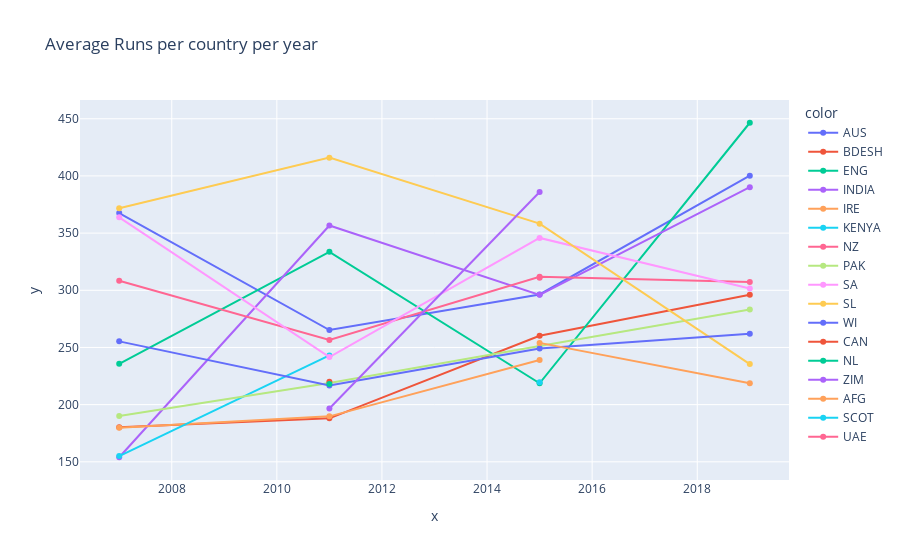

The notebook cell saved with this chart:
### Markdown cell above
#### Year based Analysis

### Code cell
year_grouped = df.groupby(['Year','Country'])['Runs'].mean()
# sns.scatterplot(data=year_grouped,x=year_grouped.index,y=year_grouped.values)

fig = px.line(year_grouped, x=[x[0] for x in year_grouped.index], y=year_grouped.values,color=[x[1] for x in year_grouped.index], title='Average Runs per country per year', markers=True)
fig.update_traces(textposition="bottom right")
fig.show()

### Figure 1 — Plotly figure (JSON) as saved in the notebook; plotly's stock layout.template omitted (floating-point values rounded to 4 significant figures)
{"data": [{"hovertemplate": "color=AUS<br>x=%{x}<br>y=%{y}<extra></extra>", "legendgroup": "AUS", "line": {"color": "#636efa", "dash": "solid"}, "marker": {"symbol": "circle"}, "mode": "lines+markers", "name": "AUS", "orientation": "v", "showlegend": true, "textposition": "bottom right", "type": "scatter", "x": [2007, 2011, 2015, 2019], "xaxis": "x", "y": [367.6, 265.2, 296.3, 400.2], "yaxis": "y"}, {"hovertemplate": "color=BDESH<br>x=%{x}<br>y=%{y}<extra></extra>", "legendgroup": "BDESH", "line": {"color": "#EF553B", "dash": "solid"}, "marker": {"symbol": "circle"}, "mode": "lines+markers", "name": "BDESH", "orientation": "v", "showlegend": true, "textposition": "bottom right", "type": "scatter", "x": [2007, 2011, 2015, 2019], "xaxis": "x", "y": [180.2, 188, 260.2, 296.2], "yaxis": "y"}, {"hovertemplate": "color=ENG<br>x=%{x}<br>y=%{y}<extra></extra>", "legendgroup": "ENG", "line": {"color": "#00cc96", "dash": "solid"}, "marker": {"symbol": "circle"}, "mode": "lines+markers", "name": "ENG", "orientation": "v", "showlegend": true, "textposition": "bottom right", "type": "scatter", "x": [2007, 2011, 2015, 2019], "xaxis": "x", "y": [235.7, 333.7, 218.7, 446.5], "yaxis": "y"}, {"hovertemplate": "color=INDIA<br>x=%{x}<br>y=%{y}<extra></extra>", "legendgroup": "INDIA", "line": {"color": "#ab63fa", "dash": "solid"}, "marker": {"symbol": "circle"}, "mode": "lines+markers", "name": "INDIA", "orientation": "v", "showlegend": true, "textposition": "bottom right", "type": "scatter", "x": [2007, 2011, 2015, 2019], "xaxis": "x", "y": [154, 356.7, 296, 390.2], "yaxis": "y"}, {"hovertemplate": "color=IRE<br>x=%{x}<br>y=%{y}<extra></extra>", "legendgroup": "IRE", "line": {"color": "#FFA15A", "dash": "solid"}, "marker": {"symbol": "circle"}, "mode": "lines+markers", "name": "IRE", "orientation": "v", "showlegend": true, "textposition": "bottom right", "type": "scatter", "x": [2007, 2011, 2015], "xaxis": "x", "y": [179.8, 189.8, 239], "yaxis": "y"}, {"hovertemplate": "color=KENYA<br>x=%{x}<br>y=%{y}<extra></extra>", "legendgroup": "KENYA", "line": {"color": "#19d3f3", "dash": "solid"}, "marker": {"symbol": "circle"}, "mode": "lines+markers", "name": "KENYA", "orientation": "v", "showlegend": true, "textposition": "bottom right", "type": "scatter", "x": [2007, 2011], "xaxis": "x", "y": [155, 243], "yaxis": "y"}, {"hovertemplate": "color=NZ<br>x=%{x}<br>y=%{y}<extra></extra>", "legendgroup": "NZ", "line": {"color": "#FF6692", "dash": "solid"}, "marker": {"symbol": "circle"}, "mode": "lines+markers", "name": "NZ", "orientation": "v", "showlegend": true, "textposition": "bottom right", "type": "scatter", "x": [2007, 2011, 2015, 2019], "xaxis": "x", "y": [308.4, 256.5, 311.8, 307.2], "yaxis": "y"}, {"hovertemplate": "color=PAK<br>x=%{x}<br>y=%{y}<extra></extra>", "legendgroup": "PAK", "line": {"color": "#B6E880", "dash": "solid"}, "marker": {"symbol": "circle"}, "mode": "lines+markers", "name": "PAK", "orientation": "v", "showlegend": true, "textposition": "bottom right", "type": "scatter", "x": [2007, 2011, 2015, 2019], "xaxis": "x", "y": [190, 219, 251.3, 283.2], "yaxis": "y"}, {"hovertemplate": "color=SA<br>x=%{x}<br>y=%{y}<extra></extra>", "legendgroup": "SA", "line": {"color": "#FF97FF", "dash": "solid"}, "marker": {"symbol": "circle"}, "mode": "lines+markers", "name": "SA", "orientation": "v", "showlegend": true, "textposition": "bottom right", "type": "scatter", "x": [2007, 2011, 2015, 2019], "xaxis": "x", "y": [363.8, 241.7, 345.8, 301.5], "yaxis": "y"}, {"hovertemplate": "color=SL<br>x=%{x}<br>y=%{y}<extra></extra>", "legendgroup": "SL", "line": {"color": "#FECB52", "dash": "solid"}, "marker": {"symbol": "circle"}, "mode": "lines+markers", "name": "SL", "orientation": "v", "showlegend": true, "textposition": "bottom right", "type": "scatter", "x": [2007, 2011, 2015, 2019], "xaxis": "x", "y": [371.7, 416, 358.2, 235.5], "yaxis": "y"}, {"hovertemplate": "color=WI<br>x=%{x}<br>y=%{y}<extra></extra>", "legendgroup": "WI", "line": {"color": "#636efa", "dash": "solid"}, "marker": {"symbol": "circle"}, "mode": "lines+markers", "name": "WI", "orientation": "v", "showlegend": true, "textposition": "bottom right", "type": "scatter", "x": [2007, 2011, 2015, 2019], "xaxis": "x", "y": [255.3, 216.7, 249, 262], "yaxis": "y"}, {"hovertemplate": "color=CAN<br>x=%{x}<br>y=%{y}<extra></extra>", "legendgroup": "CAN", "line": {"color": "#EF553B", "dash": "solid"}, "marker": {"symbol": "circle"}, "mode": "lines+markers", "name": "CAN", "orientation": "v", "showlegend": true, "textposition": "bottom right", "type": "scatter", "x": [2011], "xaxis": "x", "y": [220], "yaxis": "y"}, {"hovertemplate": "color=NL<br>x=%{x}<br>y=%{y}<extra></extra>", "legendgroup": "NL", "line": {"color": "#00cc96", "dash": "solid"}, "marker": {"symbol": "circle"}, "mode": "lines+markers", "name": "NL", "orientation": "v", "showlegend": true, "textposition": "bottom right", "type": "scatter", "x": [2011], "xaxis": "x", "y": [218], "yaxis": "y"}, {"hovertemplate": "color=ZIM<br>x=%{x}<br>y=%{y}<extra></extra>", "legendgroup": "ZIM", "line": {"color": "#ab63fa", "dash": "solid"}, "marker": {"symbol": "circle"}, "mode": "lines+markers", "name": "ZIM", "orientation": "v", "showlegend": true, "textposition": "bottom right", "type": "scatter", "x": [2011, 2015], "xaxis": "x", "y": [196.7, 386], "yaxis": "y"}, {"hovertemplate": "color=AFG<br>x=%{x}<br>y=%{y}<extra></extra>", "legendgroup": "AFG", "line": {"color": "#FFA15A", "dash": "solid"}, "marker": {"symbol": "circle"}, "mode": "lines+markers", "name": "AFG", "orientation": "v", "showlegend": true, "textposition": "bottom right", "type": "scatter", "x": [2015, 2019], "xaxis": "x", "y": [254, 218.8], "yaxis": "y"}, {"hovertemplate": "color=SCOT<br>x=%{x}<br>y=%{y}<extra></extra>", "legendgroup": "SCOT", "line": {"color": "#19d3f3", "dash": "solid"}, "marker": {"symbol": "circle"}, "mode": "lines+markers", "name": "SCOT", "orientation": "v", "showlegend": true, "textposition": "bottom right", "type": "scatter", "x": [2015], "xaxis": "x", "y": [219.5], "yaxis": "y"}, {"hovertemplate": "color=UAE<br>x=%{x}<br>y=%{y}<extra></extra>", "legendgroup": "UAE", "line": {"color": "#FF6692", "dash": "solid"}, "marker": {"symbol": "circle"}, "mode": "lines+markers", "name": "UAE", "orientation": "v", "showlegend": true, "textposition": "bottom right", "type": "scatter", "x": [2015], "xaxis": "x", "y": [311], "yaxis": "y"}], "layout": {"legend": {"title": {"text": "color"}, "tracegroupgap": 0}, "title": {"text": "Average Runs per country per year"}, "xaxis": {"anchor": "y", "domain": [0, 1], "title": {"text": "x"}}, "yaxis": {"anchor": "x", "domain": [0, 1], "title": {"text": "y"}}}}
